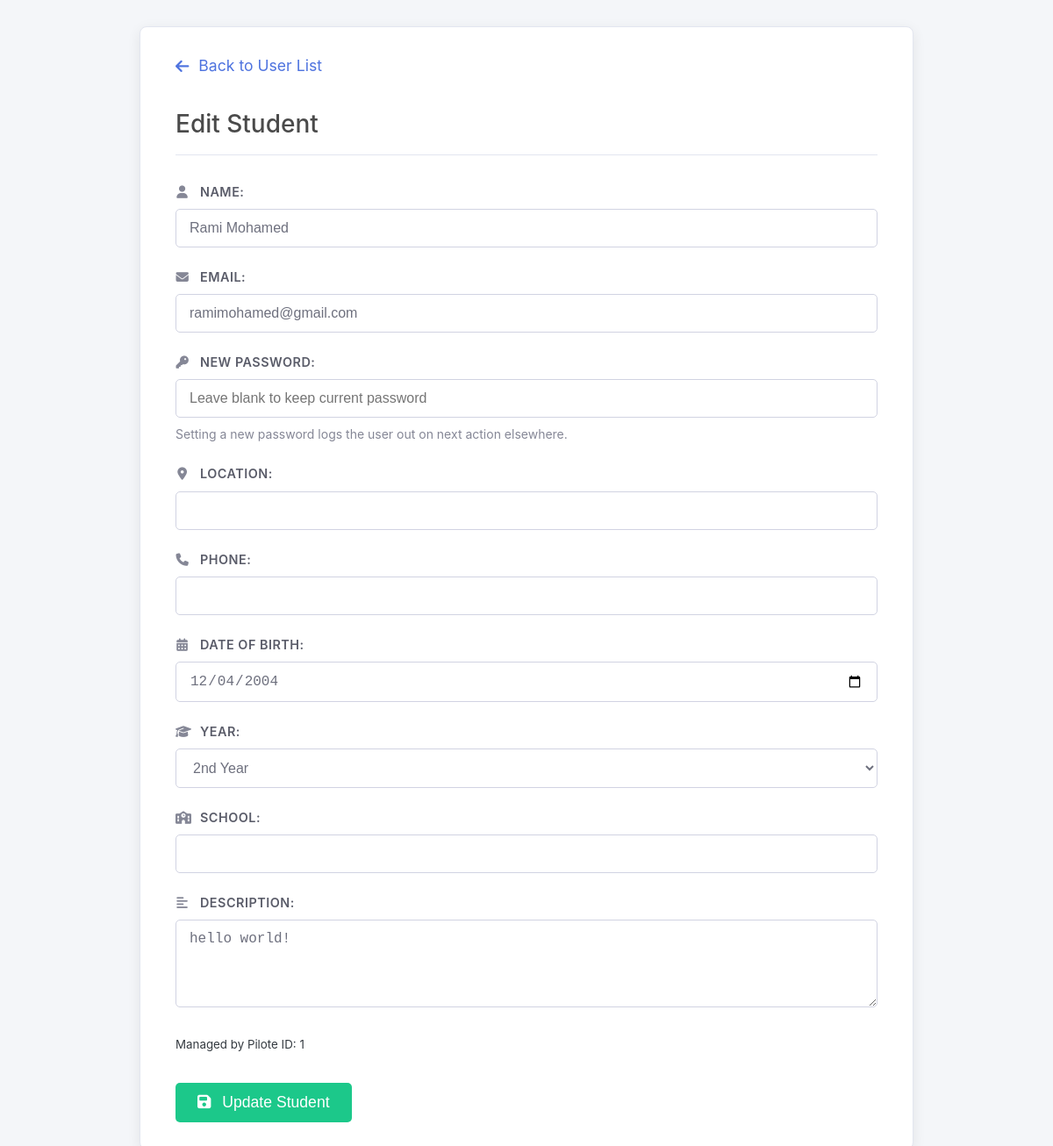
Page /src/Controller/editUser.php?id=2&type=student (signed in) on the committed database.
### tables this page shows
CREATE TABLE `student` (
  `id_student` bigint(20) NOT NULL AUTO_INCREMENT,
  `name` varchar(255) NOT NULL,
  `email` varchar(255) NOT NULL,
  `password` text NOT NULL,
  `location` text DEFAULT NULL,
  `phone_number` varchar(20) DEFAULT NULL,
  `date_of_birth` date NOT NULL,
  `year` enum('1st','2nd','3rd','4th','5th') NOT NULL,
  `description` text DEFAULT NULL,
  `school` varchar(255) DEFAULT NULL COMMENT 'Name of the student school, set by admin/pilote',
  `profile_picture` longblob DEFAULT NULL COMMENT 'Binary data of the profile picture',
  `profile_picture_mime` varchar(50) DEFAULT NULL COMMENT 'MIME type of the profile picture (e.g., image/jpeg)',
  `created_at` timestamp NULL DEFAULT current_timestamp(),
  `updated_at` timestamp NULL DEFAULT current_timestamp() ON UPDATE current_timestamp(),
  `created_by_pilote_id` bigint(20) DEFAULT NULL,
  PRIMARY KEY (`id_student`),
  UNIQUE KEY `email` (`email`),
  KEY `idx_student_creator` (`created_by_pilote_id`),
  CONSTRAINT `fk_student_creator` FOREIGN KEY (`created_by_pilote_id`) REFERENCES `pilote` (`id_pilote`) ON DELETE SET NULL ON UPDATE CASCADE
);

### src/Controller/editUser.php (called while the page is built, shortened)
<?php
require_once __DIR__ . '/../../config/config.php';
require_once __DIR__ . '/../Model/user.php';
require_once __DIR__ . '/../Auth/AuthSession.php';
$loggedInUserRole = AuthSession::getUserData('user_role');
try { $userModel = new User($conn); }
catch (InvalidArgumentException $e) { error_log("FATAL editUser: Invalid DB connection: " . $e->getMessage()); die("DB config error."); }
catch (Exception $e) { error_log("FATAL editUser: Model instantiate error: " . $e->getMessage()); die("Critical error."); }
$targetUserId = (int) $_GET['id'];
$targetUserType = $_GET['type'];
$userDetails = null;
try {
    switch($targetUserType) {
        case 'student': $userDetails = $userModel->readStudent($targetUserId); break;
    }
} catch (Exception $e) { error_log("Error fetching target user details editUser (ID: {$targetUserId}, Type: {$targetUserType}): " . $e->getMessage()); header("Location: userController.php?error=fetch_failed"); exit(); }
$canEdit = false; $isSelfEdit = false;
$pageTitle = $isSelfEdit ? "Edit My Profile" : "Edit " . ucfirst($targetUserType);
include __DIR__ . '/../View/editUserView.php';
?>

### src/Model/user.php (called while the page is built, shortened)
<?php
class User {
    private $conn;
    public function __construct(PDO $conn) {
        $this->conn = $conn;
        $this->conn->setAttribute(PDO::ATTR_ERRMODE, PDO::ERRMODE_EXCEPTION);
    }
    public function readStudent($id_student) {
        try { $sql = "SELECT *, created_by_pilote_id, school, profile_picture, profile_picture_mime FROM student WHERE id_student = :id_student"; $stmt = $this->conn->prepare($sql); $stmt->bindParam(':id_student', $id_student, PDO::PARAM_INT); $stmt->execute(); return $stmt->fetch(PDO::FETCH_ASSOC); }
        catch (PDOException $e) { $this->error = 'Error reading student.'; error_log("DB Error readStudent (ID: $id_student): " . $e->getMessage()); return false; }
    }
}
?>

### src/Auth/AuthSession.php (called while the page is built, shortened)
<?php
class AuthSession {
    public static function getUserData(string $key) {
        return $_SESSION[$key] ?? null;
    }
}
?>

### src/View/editUserView.php (the view, shortened to what this page needs)
<?php
$backUrl = 'userController.php'; $backText = 'Back to User List';
?>
<!DOCTYPE html>
<html lang="en">
<head>
    <link rel="stylesheet" type="text/css" href="../View/style.css">
    <link rel="stylesheet" href="https://cdnjs.cloudflare.com/ajax/libs/font-awesome/6.4.2/css/all.min.css">
</head>
<body>
    <div class="container">
        <a href="<?= htmlspecialchars($backUrl) ?>" class="back-link">
            <i class="fa-solid fa-arrow-left"></i> <?= htmlspecialchars($backText) ?>
        </a>
        <h2><?= htmlspecialchars($pageTitle) ?> <?= $isSelfEdit ? '(My Profile)' : '' ?></h2>
        <form method="post" action="" enctype="multipart/form-data">
            <div class="form-group"> <label for="name"><i class="fa-solid fa-user"></i> Name:</label> <input type="text" id="name" name="name" value="<?= htmlspecialchars($userDetails['name'] ?? '') ?>" required> </div>
            <div class="form-group"> <label for="email"><i class="fa-solid fa-envelope"></i> Email:</label> <input type="email" id="email" name="email" value="<?= htmlspecialchars($userDetails['email'] ?? '') ?>" required> </div>
            <div class="form-group"> <label for="password"><i class="fa-solid fa-key"></i> New Password:</label> <input type="password" id="password" name="password" autocomplete="new-password" placeholder="Leave blank to keep current password"> <small>Setting a new password logs the user out on next action elsewhere.</small> </div>
            <?php if ($targetUserType === 'pilote' || $targetUserType === 'student'): ?>
                <div class="form-group"> <label for="location"><i class="fa-solid fa-location-dot"></i> Location:</label> <input type="text" id="location" name="location" value="<?= htmlspecialchars($userDetails['location'] ?? '') ?>"> </div>
                <div class="form-group"> <label for="phone"><i class="fa-solid fa-phone"></i> Phone:</label> <input type="text" id="phone" name="phone" value="<?= htmlspecialchars($userDetails['phone_number'] ?? '') ?>"> </div>
            <?php endif; ?>
            <?php if ($targetUserType === 'student'):
                 $isSchoolReadOnly = $isSelfEdit;
            ?>
                 <div class="form-group"> <label for="dob"><i class="fa-solid fa-calendar-days"></i> Date of Birth:</label> <input type="date" id="dob" name="dob" value="<?= htmlspecialchars($userDetails['date_of_birth'] ?? '') ?>" required> </div>
                 <div class="form-group"> <label for="year"><i class="fa-solid fa-graduation-cap"></i> Year:</label> <select id="year" name="year" required> <option value="" disabled <?= empty($userDetails['year']) ? 'selected' : ''?>>-- Select --</option> <?php $years=['1st', '2nd', '3rd', '4th', '5th']; foreach ($years as $y){ $sel=(($userDetails['year']??'')===$y)?'selected':''; echo "<option value=\"$y\" $sel>$y Year</option>"; } ?> </select> </div>
                 <div class="form-group"> <label for="school"><i class="fa-solid fa-school"></i> School:</label> <input type="text" id="school" name="school" value="<?= htmlspecialchars($userDetails['school'] ?? '') ?>" <?= $isSchoolReadOnly ? 'readonly title="Cannot be changed"' : '' ?>> <?php if ($isSchoolReadOnly): ?> <small>School is set by Admin/Pilote.</small> <?php endif; ?> </div>
                 <div class="form-group"> <label for="description"><i class="fa-solid fa-align-left"></i> Description:</label> <textarea id="description" name="description" rows="4"><?= htmlspecialchars($userDetails['description'] ?? '') ?></textarea> </div>
                 <?php if (isset($userDetails['created_by_pilote_id']) && $loggedInUserRole === 'admin'): ?><p><small>Managed by Pilote ID: <?= htmlspecialchars($userDetails['created_by_pilote_id']) ?></small></p><?php endif; ?>
            <?php endif; ?>
            <button type="submit"><i class="fa-solid fa-save"></i> Update <?= $isSelfEdit ? 'My Profile' : ucfirst($targetUserType) ?></button>
        </form>
    </div>
</body>
</html>

### src/View/style.css (style rules this page uses)
body { font-family: -apple-system, BlinkMacSystemFont, "Segoe UI", Roboto, "Helvetica Neue", Arial, sans-serif; margin: 0; padding: 0; background-color: #f4f6f9; line-height: 1.6; color: #343a40; }
.container { max-width: 800px; margin: 30px auto; background-color: #ffffff; padding: 30px 40px; border-radius: 8px; box-shadow: 0 4px 15px rgba(0, 0, 0, 0.08); border: 1px solid #e3e6f0; }
h1, h2 { color: #4a4a4a; border-bottom: 1px solid #e3e6f0; padding-bottom: 12px; margin-top: 0; margin-bottom: 30px; font-weight: 500; }
h2 { font-size: 1.75em; }
a { color: #007bff; text-decoration: none; transition: color 0.2s ease; }
.back-link { display: inline-block; margin-bottom: 30px; font-size: 1.1em; color: #4e73df; }
.back-link i { margin-right: 6px; vertical-align: middle; }
.form-group { margin-bottom: 22px; }
.form-group label { display: block; margin-bottom: 8px; font-weight: 600; color: #5a5c69; font-size: 0.9em; text-transform: uppercase; letter-spacing: 0.5px; }
.form-group label i { margin-right: 8px; width: 1.1em; text-align: center; color: #858796; }
.form-group input[type="text"], .form-group input[type="email"], .form-group input[type="password"], .form-group input[type="date"], .form-group input[type="file"], .form-group select, .form-group textarea { width: 100%; padding: 12px 15px; border: 1px solid #d1d3e2; border-radius: 5px; box-sizing: border-box; font-size: 1rem; color: #6e707e; transition: border-color 0.15s ease-in-out, box-shadow 0.15s ease-in-out; background-color: #fff; }
.form-group textarea { min-height: 100px; resize: vertical; }
.form-group small { font-size: 0.875em; color: #858796; display: block; margin-top: 8px; }
button[type="submit"] { background-color: #1cc88a; color: white; padding: 12px 25px; border: none; border-radius: 5px; cursor: pointer; font-size: 1.1em; font-weight: 500; transition: background-color 0.2s ease; display: inline-block; margin-top: 15px; }
button[type="submit"] i { margin-right: 8px; }

### rows in the picture
student: name "Rami Mohamed", email "ramimohamed@gmail.com", dob "12/04/2004", description "hello world!", created_by_pilote "1"

### other values in the picture
$backText "Back to User List"
$pageTitle "Edit Student"
$targetUserType "Student"
form field year "2nd Year"
